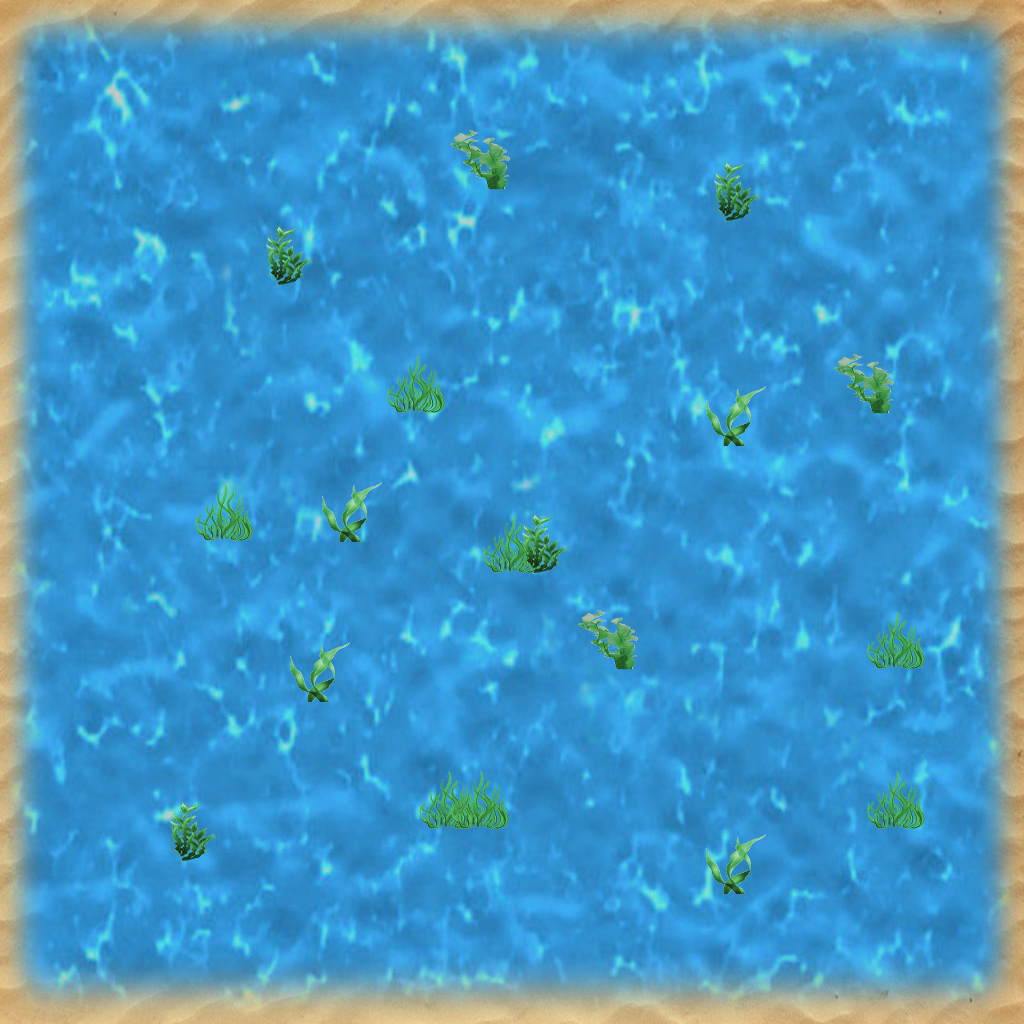

Below is a game level as drawn by its tile map, then a one-line description and the .tmx that defines it (tile-layer data replaced by summaries):
An orthogonal 32x32 tile map with 32x32 px tiles, 1 tile layer (Tile Layer 1), 4 tilesets, 1 image layer and 31 objects.

<map version="1.2" tiledversion="1.2.4" orientation="orthogonal" renderorder="right-down" width="32" height="32" tilewidth="32" tileheight="32" infinite="0" nextlayerid="4" nextobjectid="53">
 <tileset firstgid="1" name="ocean-plants" tilewidth="64" tileheight="64" tilecount="4" columns="2">
  <image source="ocean-plants.png" width="128" height="128" />
 </tileset>
 <tileset firstgid="5" name="starfish" tilewidth="64" tileheight="64" tilecount="1" columns="1">
  <properties>
   <property name="Name" value="Starfish" />
  </properties>
  <image source="starfish.png" width="64" height="64" />
  <tile id="0">
   <properties>
    <property name="Name" value="Starfish" />
   </properties>
  </tile>
 </tileset>
 <tileset firstgid="6" name="rock" tilewidth="64" tileheight="64" tilecount="1" columns="1">
  <properties>
   <property name="Name" value="Rock" />
  </properties>
  <image source="rock.png" width="64" height="64" />
 </tileset>
 <tileset firstgid="7" name="sign" tilewidth="64" tileheight="64" tilecount="1" columns="1">
  <properties>
   <property name="Message" value="Hello, World!" />
   <property name="Name" value="Sign" />
  </properties>
  <image source="sign.png" width="64" height="64" />
  <tile id="0">
   <properties>
    <property name="Message" value="Hello, sign!" />
    <property name="Name" value="Sign" />
   </properties>
  </tile>
 </tileset>
 <imagelayer id="3" name="Image Layer 1">
  <image source="large-water.jpg" width="1024" height="1024" />
 </imagelayer>
 <layer id="1" name="Tile Layer 1" width="32" height="32">
  <data>[1024 cells, 18 non-empty, 4 distinct tile ids]</data>
 </layer>
 <objectgroup id="2" name="Object Layer 1">
  <object id="15" gid="6" x="544" y="416" width="64" height="64" visible="0" />
  <object id="22" gid="6" x="192" y="224" width="64" height="64" />
  <object id="23" gid="6" x="352" y="544" width="64" height="64" />
  <object id="24" gid="6" x="352" y="480" width="64" height="64" />
  <object id="25" gid="6" x="352" y="416" width="64" height="64" />
  <object id="26" gid="6" x="384" y="352" width="64" height="64" />
  <object id="27" gid="6" x="448" y="320" width="64" height="64" />
  <object id="28" gid="6" x="512" y="288" width="64" height="64" />
  <object id="29" gid="6" x="576" y="288" width="64" height="64" />
  <object id="30" gid="6" x="768" y="352" width="64" height="64" />
  <object id="31" gid="6" x="0" y="736" width="64" height="64" />
  <object id="32" gid="6" x="128" y="736" width="64" height="64" />
  <object id="33" gid="6" x="192" y="768" width="64" height="64" />
  <object id="34" gid="6" x="448" y="800" width="64" height="64" />
  <object id="35" gid="6" x="512" y="800" width="64" height="64" />
  <object id="36" gid="6" x="704" y="736" width="64" height="64" />
  <object id="37" gid="6" x="736" y="672" width="64" height="64" />
  <object id="38" gid="6" x="768" y="608" width="64" height="64" />
  <object id="39" gid="6" x="832" y="608" width="64" height="64" />
  <object id="40" gid="7" x="64" y="736" width="64" height="64">
   <properties>
    <property name="Message" value="Collect all the starfish!" />
   </properties>
  </object>
  <object id="41" gid="7" x="864" y="128" width="64" height="64">
   <properties>
    <property name="Message" value="Life's a beach!" />
   </properties>
  </object>
  <object id="42" gid="5" x="96" y="384" width="64" height="64" />
  <object id="43" gid="5" x="384" y="160" width="64" height="64" />
  <object id="44" gid="5" x="704" y="160" width="64" height="64" />
  <object id="45" gid="5" x="896" y="256" width="64" height="64" />
  <object id="46" gid="5" x="512" y="448" width="64" height="64" />
  <object id="47" gid="5" x="800" y="512" width="64" height="64" />
  <object id="48" gid="5" x="864" y="800" width="64" height="64" />
  <object id="49" gid="5" x="640" y="896" width="64" height="64" />
  <object id="50" gid="5" x="320" y="896" width="64" height="64" />
  <object id="52" x="64" y="864">
   <properties>
    <property name="Name" value="Start" />
   </properties>
  </object>
 </objectgroup>
</map>
